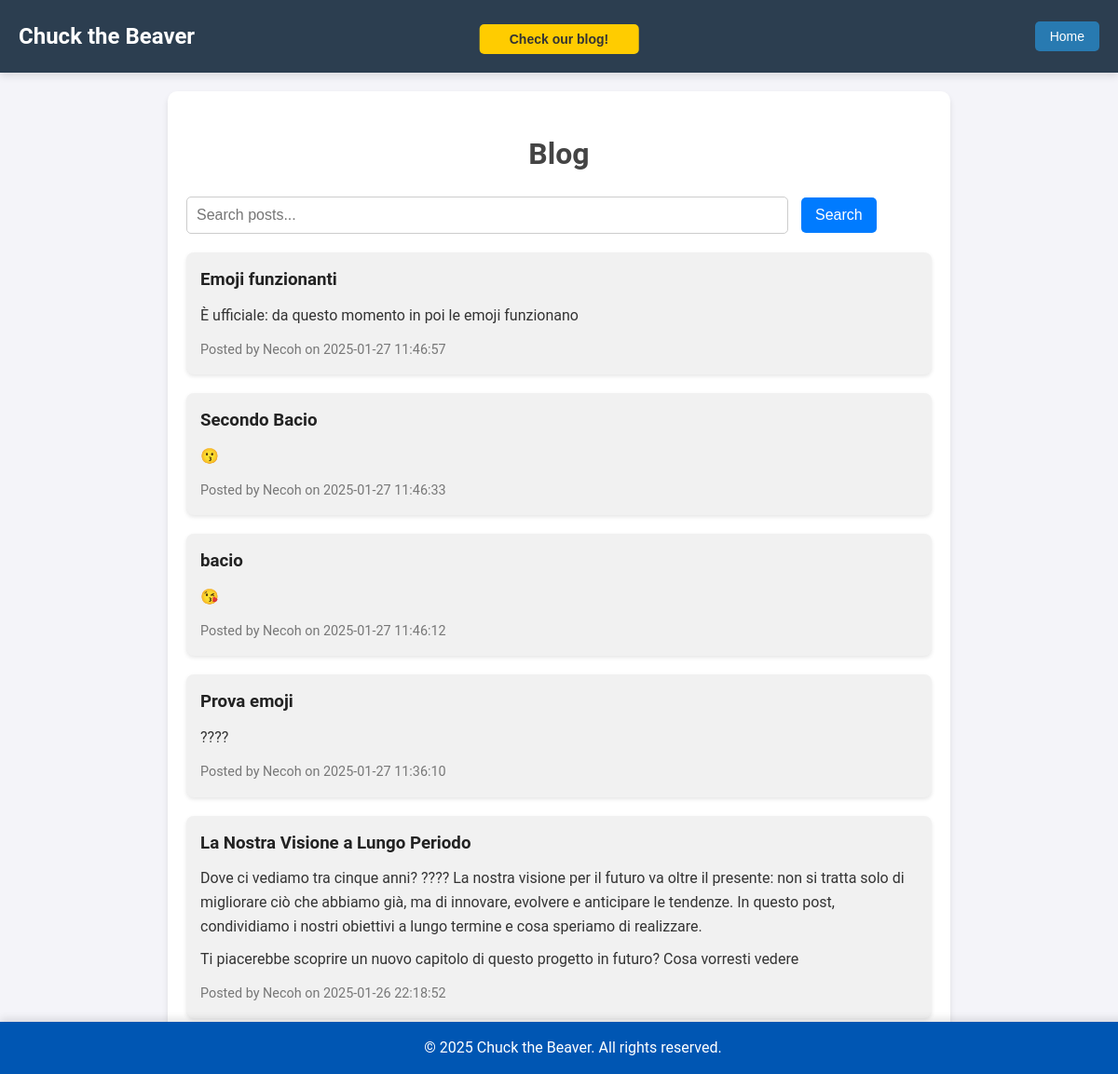
The page /blog.php on the database as committed earlier.
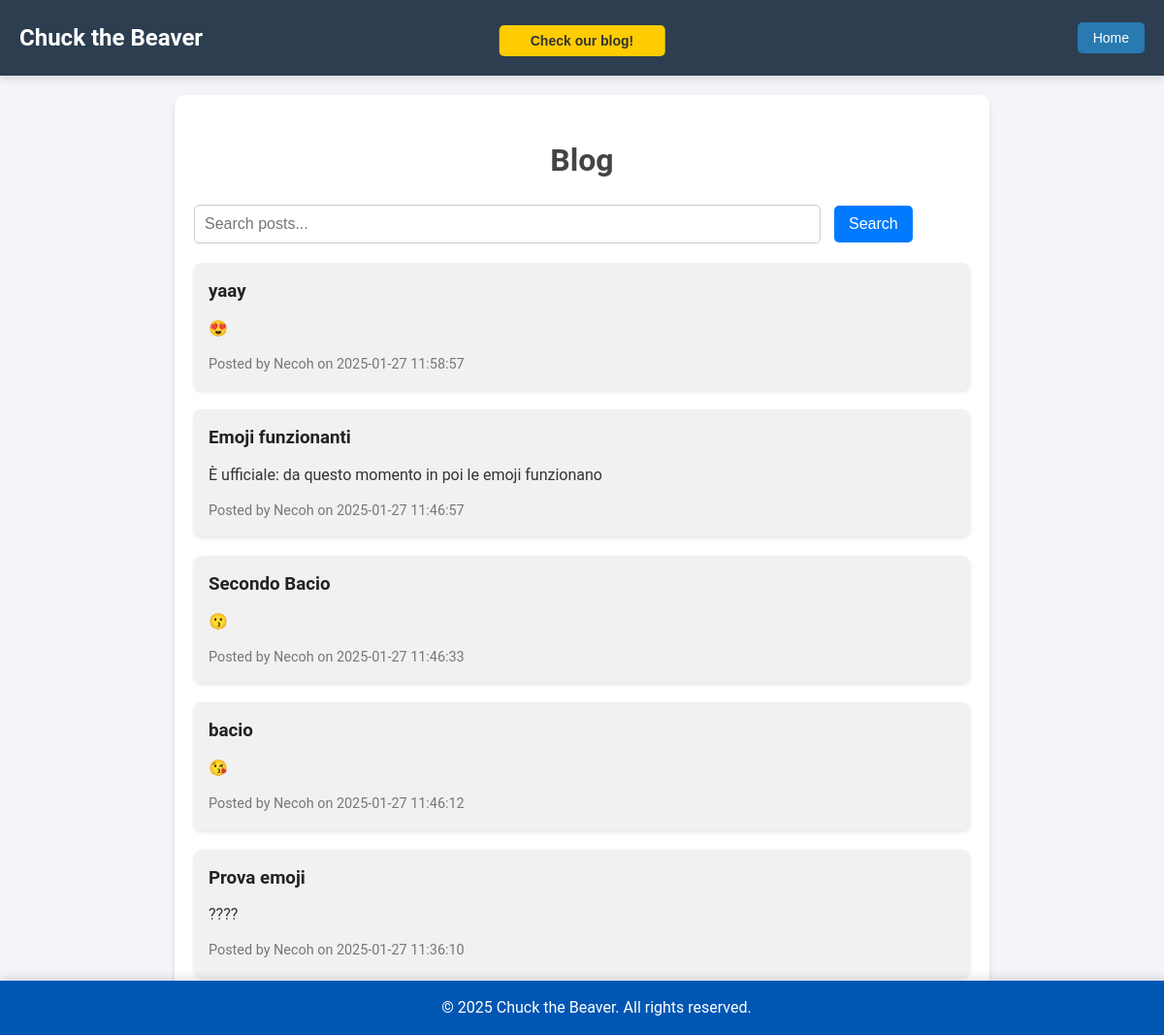
The same page on the database as committed later.
### tables this page shows
CREATE TABLE `blog_posts` (
  `id` int(11) NOT NULL,
  `title` varchar(255) NOT NULL,
  `content` text NOT NULL,
  `created_at` timestamp NOT NULL DEFAULT current_timestamp(),
  `creator` varchar(255) NOT NULL COMMENT 'Nome del creatore del post'
);

### blog.php (the view, shortened to what this page needs)
<!DOCTYPE html>
<html lang="en">
<head>
    <link rel="stylesheet" href="css/blog.css">
    <link rel="stylesheet" href="css/loader.css">
</head>
<body>
    <?php require 'header.php'; ?>
    <?php
        require_once 'database/connessioneDB.php';
    ?>
    <div class="blog-container">
        <h1>Blog</h1>
        <div class="search-container">
            <form id="searchForm">
                <input type="text" id="searchInput" name="search" placeholder="Search posts...">
                <button type="submit">Search</button>
            </form>
        </div>
        <div id="blogPosts">
            <?php
            $query = $conn->query("SELECT * FROM blog_posts ORDER BY created_at DESC LIMIT 5");
            $posts = $query->fetchAll();
            if ($posts):
                foreach ($posts as $post):
            ?>
                    <div class="post">
                        <h3><?= htmlspecialchars($post['title']) ?></h3>
                        <div><?= $post['content'] ?></div>
                        <small>Posted by <?= htmlspecialchars($post['creator']) ?> on <?= htmlspecialchars($post['created_at']) ?></small>
                    </div>
            <?php
                endforeach;
            else:
                echo "<p>No posts available.</p>";
            endif;
            ?>
        </div>
    </div>
    <?php require 'footer.php'; ?>
</body>
</html>

Rows that differ between the two databases and show on the page:
no longer on this page (row unchanged): blog_posts: title "La Nostra Visione a Lungo Periodo", content "Dove ci vediamo tra cinque anni? ???? La nostra visione per il futuro va oltre il presente: non si tratta solo di migliorare ciò che abbiamo già, ma di innovare, evolvere e anticipare le tendenze. In questo post, condividiamo i nostri obiettivi a lungo termine e cosa speriamo di realizzare. Ti piacerebbe scoprire un nuovo capitolo di questo progetto in futuro? Cosa vorresti vedere", creator "Necoh", created_at "2025-01-26 22:18:52"
added blog_posts: title "yaay", content "😍", creator "Necoh", created_at "2025-01-27 11:58:57"
